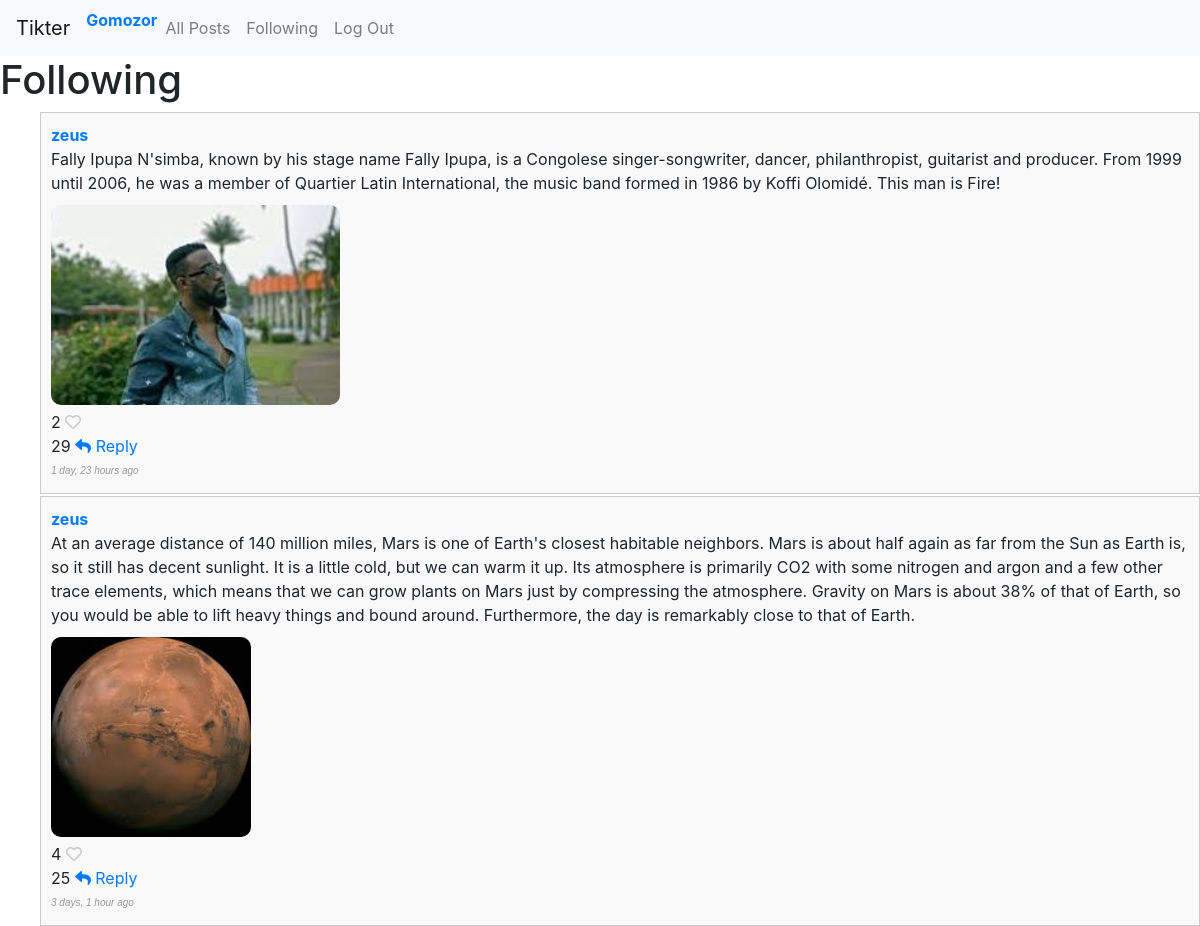
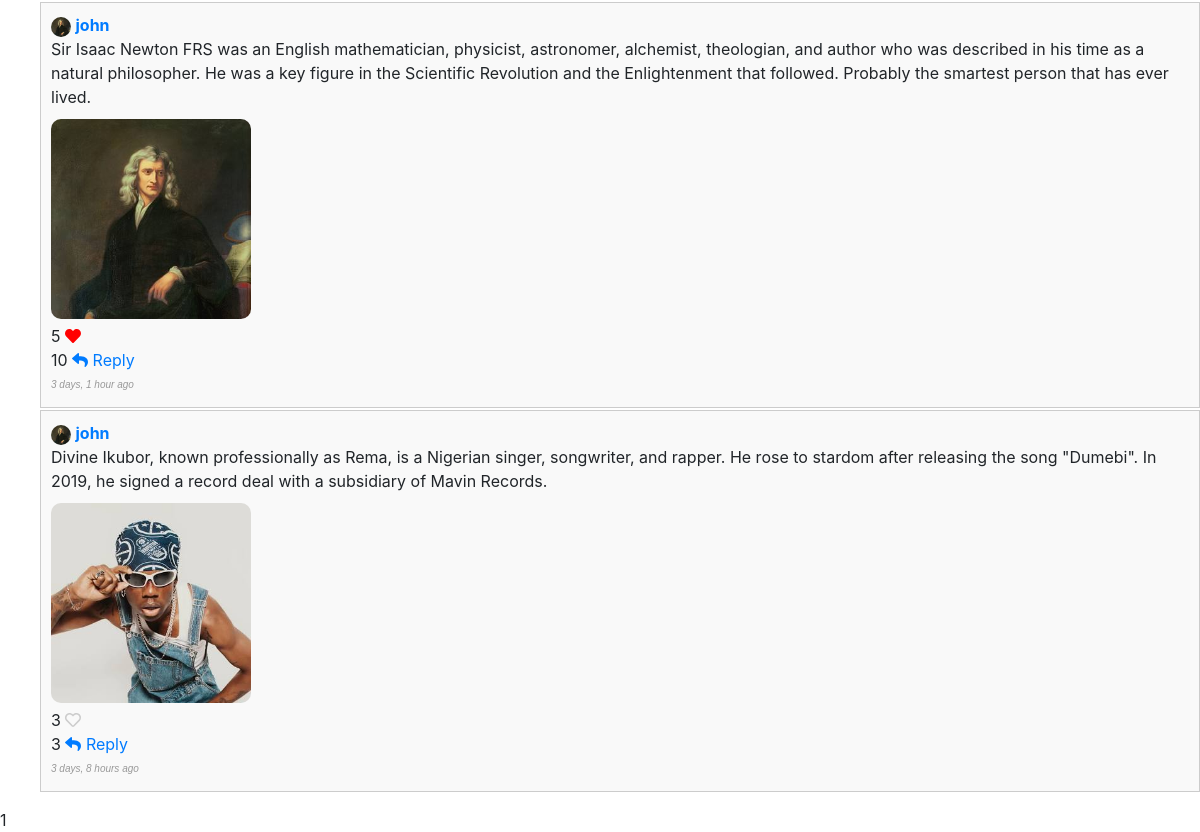
/following (signed in), run on the app's committed database (2 pictures, top to bottom).
### network/models.py (models this page shows, shortened)
class User(AbstractUser):
    profile_picture = models.ImageField(upload_to='network/images/profile_images/', blank=True, null=True)

class Post(models.Model):
    user = models.ForeignKey(User, on_delete=models.CASCADE, related_name='posts')
    content = models.TextField()
    timestamp = models.DateTimeField(auto_now_add=True)
    image = models.ImageField(upload_to='network/images/post_images/', blank=True, null=True)
    likes = models.ManyToManyField(User, related_name='liked_posts', blank=True)
    def num_likes(self):
        return self.likes.count()
    def num_replies(self):
        return self.replies.count()

### network/views.py (the view)
# urls.py: path('following', views.following, name='following'),
@login_required(login_url='network:login')
def following(request):
    following_users = request.user.following.values_list('followed_user__id', flat=True)
    posts = Post.objects.filter(user__in=following_users).order_by('-timestamp')
    paginator = Paginator(posts, 10)
    page_number = request.GET.get('page', 1)
    page = paginator.get_page(page_number)
    context = {'page': page}
    return render(request, 'network/following.html', context)

### network/templates/network/following.html (shortened to what this page needs)
{% extends 'network/layout.html' %}
{% block body %}
    <h1>Following</h1>
    <ul>
        {% for post in page%}
            {% include 'network/post_display.html' with post=post user=user %}
        {% endfor %}
    </ul>
    <div class="pagination">
        <span class="step-links">
        <span class="current-page">{{ page.number }}</span>
        </span>
    </div>
{% endblock %}

### network/templates/network/layout.html (shortened to what this page needs)
{% load static %}
<!DOCTYPE html>
<html lang="en">
    <head>
        <link rel="stylesheet" href="https://stackpath.bootstrapcdn.com/bootstrap/4.4.1/css/bootstrap.min.css"
>
        <link rel="stylesheet" href="https://cdnjs.cloudflare.com/ajax/libs/font-awesome/5.15.3/css/all.min.css">
        <link href="{% static 'network/styles.css' %}" rel="stylesheet" type="text/css">
    </head>
    <body>
        <nav class="navbar navbar-expand-lg navbar-light bg-light">
            <a class="navbar-brand" href="{% url 'network:index' %}">Tikter</a>
            <div>
              <ul class="navbar-nav mr-auto">
                {% if user.is_authenticated %}
                    <li class="nav-item">
                        <a href="{% url 'network:profile' username=user.username %}" class="current-user" data-current-userid="{{user.id}}"><strong>{{ user.username }}</strong></a>
                    </li>
                {% endif %}
                <li class="nav-item">
                  <a class="nav-link" href="{% url 'network:index' %}">All Posts</a>
                </li>
                {% if user.is_authenticated %}
                    <li class="nav-item">
                        <a class="nav-link" href="{% url 'network:following' %}">Following</a>
                    </li>
                    <li class="nav-item">
                        <a class="nav-link" href="{% url 'network:logout' %}">Log Out</a>
                    </li>
                {% endif %}
              </ul>
            </div>
          </nav>
        <div class="body">
            {% block body %}
            {% endblock %}
        </div>
    </body>
</html>

### network/templates/network/post_display.html (shortened to what this page needs)
<li class="post-li" data-post-id="{{ post.id }}">
    <div class="post-section">
        <a class="user-link il" href="{% url 'network:profile' username=post.user.username%}">
          <span class="profile-image-container">
            {% if post.user.profile_picture %}
                <img src="{{ post.user.profile_picture.url }}" alt="Profile Image" class="profile-image">
            {% endif %}
          </span>
          <strong>{{ post.user.username }}</strong>
       </a>
    <p class="p-content">{{ post.content }}</p>
    <div class="image-container">
        {% if post.image %}
            <img src="{{ post.image.url }}" alt="Post Image" class="post-image">
        {% endif %}
    </div>
    {% if user.is_authenticated %}
        <p>
            <div>
            <span class="like-count">{{ post.num_likes }}</span>
            <span class="like-button il" data-post-id="{{ post.id }}" >
                {% if post in user.liked_posts.all %}
                    <i class="heart-icon fas fa-heart liked"></i>
                {% else %}
                    <i class="heart-icon far fa-heart"></i>
                {% endif %}
            </span>
            </div>
            <span class="post-reply-count">{{ post.num_replies }}</span>
            <a href="#" class="reply-icon">
                <i class="fa fa-reply" href="{% url 'network:post' post_id=post.id %}"></i> Reply
            </a>
        </p>
    {% else %}
        <p><i class="far fa-heart"></i> <span class="like-count">{{ post.num_likes }} </span></p>
    {% endif %}
    <p class="timestamp">{{ post.timestamp|timesince }} ago</p>
    </div>
</li>

### network/static/network/styles.css (style rules this page uses)
.post-li { padding: 10px; margin-bottom: 2px; border: 1px solid #ccc; background-color: #f9f9f9; list-style: none; cursor: pointer; }
.profile-image { height: 20px; border-radius: 50%; }
.post-li strong { font-weight: bold; }
.post-li p { margin-bottom: 5px; }
.heart-icon { color: #ccc; cursor: pointer; }
.heart-icon.liked { color: red; }
.image-container { margin-top: 10px; }
.post-image { height: 200px; border-radius: 10px; }
.timestamp { font-family: Arial, sans-serif; font-weight: 200; font-style: italic; color: #999; font-size: x-small; }
.current-page { border-radius: 50%; }
html { scrollbar-width: none; }

### data on the page
User: username "Gomozor"
Post: user.username "zeus", content "Fally Ipupa N'simba, known by his stage name Fally Ipupa, is a Congolese singer-songwriter, dancer, philanthropist, guitarist and producer. From 1999 until 2006, he was a member of Quartier Latin International, the music band formed in 1986 by Koffi Olomidé. This man is Fire!", image (picture), num_likes "2", num_replies "29", timestamp "1 day, 23 hours"
Post: user.username "zeus", content "At an average distance of 140 million miles, Mars is one of Earth's closest habitable neighbors. Mars is about half again as far from the Sun as Earth is, so it still has decent sunlight. It is a little cold, but we can warm it up. Its atmosphere is primarily CO2 with some nitrogen and argon and a few other trace elements, which means that we can grow plants on Mars just by compressing the atmosphere. Gravity on Mars is about 38% of that of Earth, so you would be able to lift heavy things and bound around. Furthermore, the day is remarkably close to that of Earth.", image (picture), num_likes "4", num_replies "25", timestamp "3 days, 1 hour"
Post: user.profile_picture (picture), user.username "john", content "Sir Isaac Newton FRS was an English mathematician, physicist, astronomer, alchemist, theologian, and author who was described in his time as a natural philosopher. He was a key figure in the Scientific Revolution and the Enlightenment that followed. Probably the smartest person that has ever lived.", image (picture), num_likes "5", num_replies "10", timestamp "3 days, 1 hour"
Post: user.profile_picture (picture), user.username "john", content "Divine Ikubor, known professionally as Rema, is a Nigerian singer, songwriter, and rapper. He rose to stardom after releasing the song \"Dumebi\". In 2019, he signed a record deal with a subsidiary of Mavin Records.", image (picture), num_likes "3", num_replies "3", timestamp "3 days, 8 hours"

### other printed values
{{ page.number }} "1"
